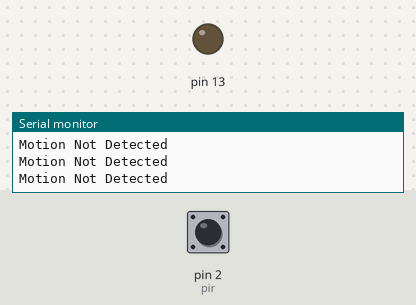
Simulated run of this sketch. Board: Arduino Uno, built with avr-gcc and run on an emulated ATmega328P. Shown: output pins drawn as LEDs (lit = HIGH), the last lines printed to the serial monitor. Dashed ring = blinking. The test bench sets the inputs (shaded band); at power-on: pin 2 (pir) LOW.

Above: at 1.2 s.
1.3 s: pin 2 (pir) driven HIGH
At 1.8 s:
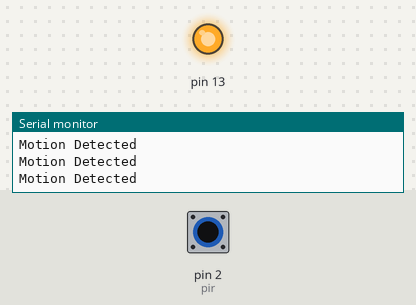
2.8 s: pin 2 (pir) driven LOW
At 3.1 s:
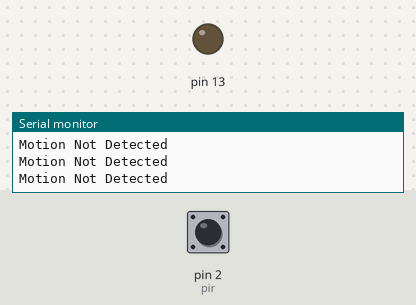
5.8 s: pin 2 (pir) pulsed HIGH 2 times (0.12 s each, 0.3 s apart)
At 5.86 s:
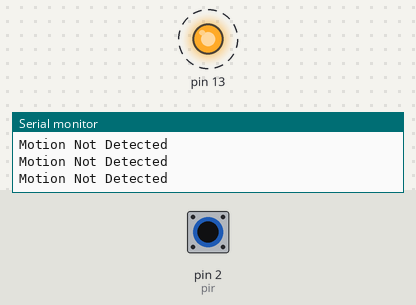
9.4 s: pin 2 (pir) pulsed HIGH 5 times (0.12 s each, 0.3 s apart)
At 11.8 s:
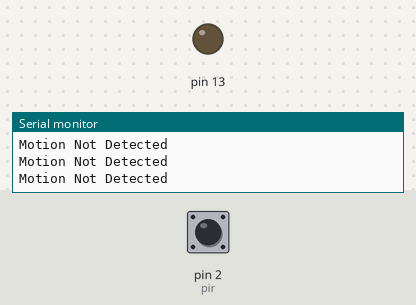
Timing chart, 0 to 13.3 s (numbered marks = the images above; inputs shaded):
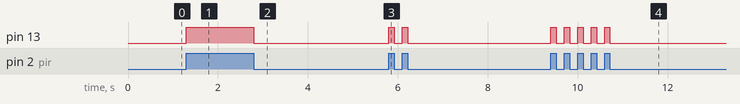

Measured:
- after the input at 1.3 s, pin 13: LOW → HIGH at once
- after the input at 2.8 s, pin 13: HIGH → LOW at once
- after the input at 5.8 s, pin 13: alternates HIGH for 0.12 s and LOW for 0.18 s, 4 changes in all, then stays LOW, starting at once
- after the input at 9.4 s, pin 13: alternates HIGH for 0.12 s and LOW for 0.18 s, 10 changes in all, then stays LOW, starting at once

The sketch:

tinkercad.ino
```cpp
const int pir = 2;
volatile bool led_state = LOW;

void setup() {
  // put your setup code here, to run once:
  pinMode(pir, INPUT);
  pinMode(13, OUTPUT);
  Serial.begin(9600);

  attachInterrupt(digitalPinToInterrupt(pir), toggle, CHANGE);
}

void loop() {
  if (led_state== HIGH){
    Serial.println("Motion Detected");
    }
    else{
      Serial.println("Motion Not Detected");
    }
  }

void toggle()
{
  led_state = !led_state;
  digitalWrite(13, led_state);
}
```
